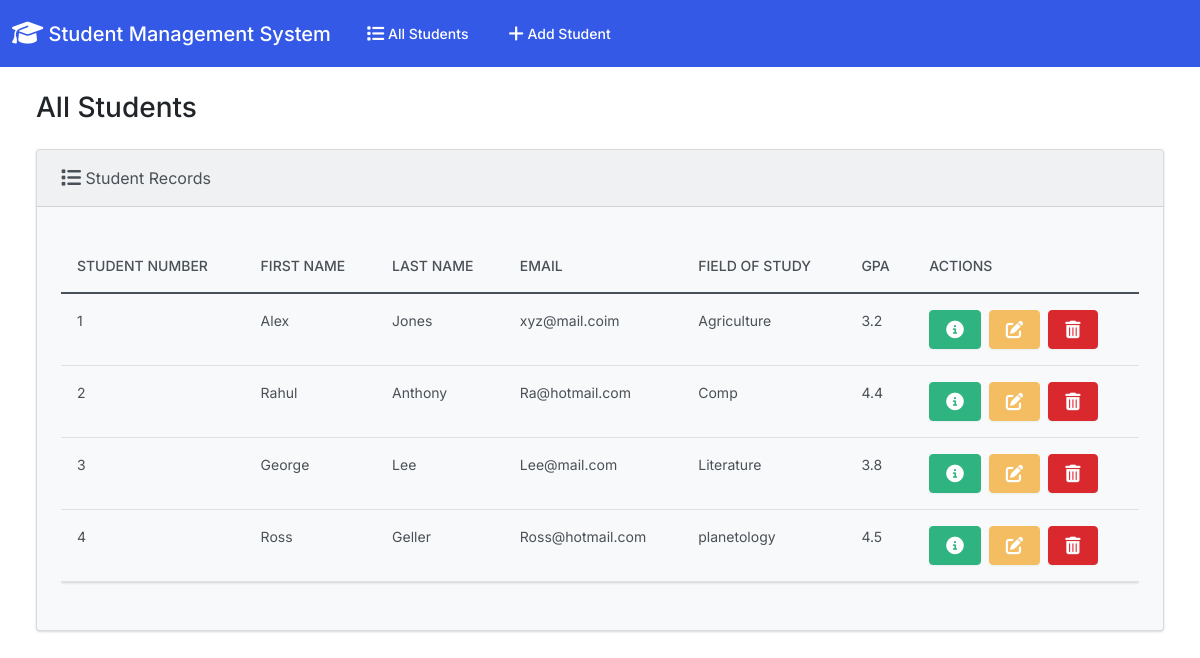
The page / on the database its author committed.
### students/models.py (models this page shows, shortened)
class Student(models.Model):
  student_number = models.PositiveIntegerField()
  first_name = models.CharField(max_length=50)
  last_name = models.CharField(max_length=50)
  email = models.EmailField(max_length=100)
  field_of_study = models.CharField(max_length=50)
  gpa = models.FloatField()

### students/views.py (the view)
# urls.py: path('', views.index, name='index'),
def index(request):
  return render(request, 'students/index.html', {
    'students': Student.objects.all()
  })

### students/templates/students/index.html (shortened to what this page needs)
{% extends "students/base.html" %}
{% block body %}
<h3 class="m-4">All Students</h3>
<div class="row">
  <div class="col-12">
    {% if students %}
    <div class="card bg-light ms-4 me-4 mb-4">
      <div class="card-header">
        <i class="fa-solid fa-list fa-lg"></i> Student Records
      </div>
      <div class="card-body">
        <p class="card-text">
          <div class="table-responsive">
            <table class="table table-hover">
              <thead>
                <tr>
                  <th scope="col">Student Number</th>
                  <th scope="col">First Name</th>
                  <th scope="col">Last Name</th>
                  <th scope="col">Email</th>
                  <th scope="col">Field of Study</th>
                  <th scope="col">GPA</th>
                  <th scope="col">Actions</th>
                </tr>
              </thead>
              <tbody>
                {% for student in students %}
                  <tr>
                    <td>{{ student.student_number }}</td>
                    <td>{{ student.first_name }}</td>
                    <td>{{ student.last_name }}</td>
                    <td>{{ student.email }}</td>
                    <td>{{ student.field_of_study }}</td>
                    <td>{{ student.gpa }}</td>
                    <td>
                      <button type="button" class="btn btn-success me-1" href="{% url 'view_student' student.id %}" data-bs-toggle="modal" data-bs-target="#myModal{{student.id}}">
                      </button>
                      <a class="btn btn-warning me-1" href="{% url 'edit' student.id %}">
                      </a>
                      <button type="button" class="btn btn-danger" data-bs-toggle="modal" data-bs-target="#delete{{student.id}}">
                      </button>
                    </td>
                  </tr>
                {% endfor %}
              </tbody>
            </table>
          </div>
        </p>
      </div>
    </div>
    {% else %}
      <h5 class="alert alert-primary ms-4 me-4">No Student Records</h5>
    {% endif %}
  </div>
</div>
{% endblock %}

### students/templates/students/base.html (shortened to what this page needs)
{% load static %}
<!DOCTYPE html>
<html lang="en">
  <head>
    <link rel="stylesheet" href="https://cdnjs.cloudflare.com/ajax/libs/font-awesome/6.1.1/css/all.min.css">
    <link href="{% static 'css/bootstrap.min.css' %}" rel="stylesheet">
  </head>
  <body class="d-flex flex-column min-vh-100">
    <nav class="navbar navbar-expand-lg navbar-dark bg-primary">
      <div class="container-fluid">
        <a class="navbar-brand" href="{% url 'index' %}">
          <i class="fa-solid fa-graduation-cap fa-lg"></i> Student Management System
        </a>
        <div class="collapse navbar-collapse" id="navbarColor01">
          <ul class="navbar-nav me-auto">
            <li class="nav-item">
              <a class="nav-link" href="{% url 'index' %}">
                 All Students
              </a>
            </li>
            <li class="nav-item">
              <a class="nav-link" href="{% url 'add' %}">
                 Add Student
              </a>
            </li>
          </ul>
        </div>
      </div>
    </nav>
    <div class="container-fluid">
      {% block body %}
      {% endblock %}
  </body>
</html>

### rows shown on the page
Student: student_number "1", first_name "Alex", last_name "Jones", email "xyz@mail.coim", field_of_study "Agriculture", gpa "3.2"
Student: student_number "2", first_name "Rahul", last_name "Anthony", email "Ra@hotmail.com", field_of_study "Comp", gpa "4.4"
Student: student_number "3", first_name "George", last_name "Lee", email "Lee@mail.com", field_of_study "Literature", gpa "3.8"
Student: student_number "4", first_name "Ross", last_name "Geller", email "Ross@hotmail.com", field_of_study "planetology", gpa "4.5"
